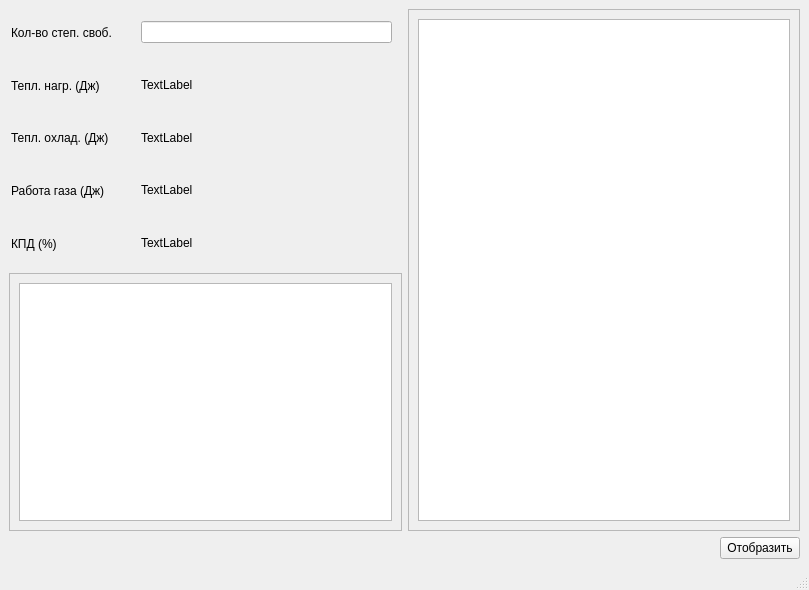
<?xml version="1.0" encoding="UTF-8"?>
<ui version="4.0">
 <class>MainWindow</class>
 <widget class="QMainWindow" name="MainWindow">
  <property name="geometry">
   <rect>
    <x>0</x>
    <y>0</y>
    <width>809</width>
    <height>590</height>
   </rect>
  </property>
  <property name="windowTitle">
   <string>MainWindow</string>
  </property>
  <widget class="QWidget" name="centralwidget">
   <layout class="QVBoxLayout" name="verticalLayout">
    <item>
     <layout class="QHBoxLayout" name="horizontalLayout">
      <item>
       <layout class="QVBoxLayout" name="verticalLayout_4">
        <item>
         <layout class="QVBoxLayout" name="verticalLayout_8">
          <item>
           <layout class="QHBoxLayout" name="horizontalLayout_5">
            <property name="spacing">
             <number>20</number>
            </property>
            <property name="leftMargin">
             <number>2</number>
            </property>
            <property name="rightMargin">
             <number>10</number>
            </property>
            <item>
             <widget class="QLabel" name="label_2">
              <property name="enabled">
               <bool>true</bool>
              </property>
              <property name="sizePolicy">
               <sizepolicy hsizetype="Fixed" vsizetype="Expanding">
                <horstretch>0</horstretch>
                <verstretch>0</verstretch>
               </sizepolicy>
              </property>
              <property name="minimumSize">
               <size>
                <width>110</width>
                <height>0</height>
               </size>
              </property>
              <property name="maximumSize">
               <size>
                <width>110</width>
                <height>16777215</height>
               </size>
              </property>
              <property name="text">
               <string>Кол-во степ. своб.</string>
              </property>
             </widget>
            </item>
            <item>
             <widget class="QLineEdit" name="FreedomCoef_LineEdit"/>
            </item>
           </layout>
          </item>
          <item>
           <layout class="QHBoxLayout" name="horizontalLayout_6">
            <property name="spacing">
             <number>20</number>
            </property>
            <property name="leftMargin">
             <number>2</number>
            </property>
            <property name="rightMargin">
             <number>10</number>
            </property>
            <item>
             <widget class="QLabel" name="label_3">
              <property name="sizePolicy">
               <sizepolicy hsizetype="Preferred" vsizetype="Expanding">
                <horstretch>0</horstretch>
                <verstretch>0</verstretch>
               </sizepolicy>
              </property>
              <property name="minimumSize">
               <size>
                <width>110</width>
                <height>0</height>
               </size>
              </property>
              <property name="maximumSize">
               <size>
                <width>110</width>
                <height>16777215</height>
               </size>
              </property>
              <property name="text">
               <string>Тепл. нагр. (Дж)</string>
              </property>
             </widget>
            </item>
            <item>
             <widget class="QLabel" name="HeaterHeat_Label">
              <property name="text">
               <string>TextLabel</string>
              </property>
              <property name="textInteractionFlags">
               <set>Qt::LinksAccessibleByMouse|Qt::TextSelectableByMouse</set>
              </property>
             </widget>
            </item>
           </layout>
          </item>
          <item>
           <layout class="QHBoxLayout" name="horizontalLayout_7">
            <property name="spacing">
             <number>20</number>
            </property>
            <property name="leftMargin">
             <number>2</number>
            </property>
            <property name="rightMargin">
             <number>10</number>
            </property>
            <item>
             <widget class="QLabel" name="label_4">
              <property name="sizePolicy">
               <sizepolicy hsizetype="Preferred" vsizetype="Expanding">
                <horstretch>0</horstretch>
                <verstretch>0</verstretch>
               </sizepolicy>
              </property>
              <property name="minimumSize">
               <size>
                <width>110</width>
                <height>0</height>
               </size>
              </property>
              <property name="maximumSize">
               <size>
                <width>110</width>
                <height>16777215</height>
               </size>
              </property>
              <property name="text">
               <string>Тепл. охлад. (Дж)</string>
              </property>
             </widget>
            </item>
            <item>
             <widget class="QLabel" name="CoolerHeat_Label">
              <property name="text">
               <string>TextLabel</string>
              </property>
              <property name="textInteractionFlags">
               <set>Qt::LinksAccessibleByMouse|Qt::TextSelectableByMouse</set>
              </property>
             </widget>
            </item>
           </layout>
          </item>
          <item>
           <layout class="QHBoxLayout" name="horizontalLayout_8">
            <property name="spacing">
             <number>20</number>
            </property>
            <property name="leftMargin">
             <number>2</number>
            </property>
            <property name="rightMargin">
             <number>10</number>
            </property>
            <item>
             <widget class="QLabel" name="label_5">
              <property name="sizePolicy">
               <sizepolicy hsizetype="Preferred" vsizetype="Expanding">
                <horstretch>0</horstretch>
                <verstretch>0</verstretch>
               </sizepolicy>
              </property>
              <property name="minimumSize">
               <size>
                <width>110</width>
                <height>0</height>
               </size>
              </property>
              <property name="maximumSize">
               <size>
                <width>110</width>
                <height>16777215</height>
               </size>
              </property>
              <property name="text">
               <string>Работа газа (Дж)</string>
              </property>
             </widget>
            </item>
            <item>
             <widget class="QLabel" name="GasWork_Label">
              <property name="text">
               <string>TextLabel</string>
              </property>
              <property name="textInteractionFlags">
               <set>Qt::LinksAccessibleByMouse|Qt::TextSelectableByMouse</set>
              </property>
             </widget>
            </item>
           </layout>
          </item>
          <item>
           <layout class="QHBoxLayout" name="horizontalLayout_12">
            <property name="spacing">
             <number>20</number>
            </property>
            <property name="leftMargin">
             <number>2</number>
            </property>
            <property name="topMargin">
             <number>0</number>
            </property>
            <property name="rightMargin">
             <number>10</number>
            </property>
            <item>
             <widget class="QLabel" name="label">
              <property name="sizePolicy">
               <sizepolicy hsizetype="Preferred" vsizetype="Expanding">
                <horstretch>0</horstretch>
                <verstretch>0</verstretch>
               </sizepolicy>
              </property>
              <property name="minimumSize">
               <size>
                <width>110</width>
                <height>0</height>
               </size>
              </property>
              <property name="maximumSize">
               <size>
                <width>110</width>
                <height>16777215</height>
               </size>
              </property>
              <property name="text">
               <string>КПД (%)</string>
              </property>
             </widget>
            </item>
            <item>
             <widget class="QLabel" name="Coef_Label">
              <property name="text">
               <string>TextLabel</string>
              </property>
              <property name="textInteractionFlags">
               <set>Qt::LinksAccessibleByMouse|Qt::TextSelectableByMouse</set>
              </property>
             </widget>
            </item>
           </layout>
          </item>
         </layout>
        </item>
        <item>
         <widget class="QScrollArea" name="scrollArea_2">
          <property name="widgetResizable">
           <bool>true</bool>
          </property>
          <widget class="QWidget" name="scrollAreaWidgetContents_2">
           <property name="geometry">
            <rect>
             <x>0</x>
             <y>0</y>
             <width>385</width>
             <height>232</height>
            </rect>
           </property>
           <layout class="QHBoxLayout" name="horizontalLayout_10">
            <item>
             <widget class="QPlainTextEdit" name="PointInput_plainTextEdit">
              <property name="textInteractionFlags">
               <set>Qt::LinksAccessibleByKeyboard|Qt::LinksAccessibleByMouse|Qt::TextBrowserInteraction|Qt::TextEditable|Qt::TextEditorInteraction|Qt::TextSelectableByKeyboard|Qt::TextSelectableByMouse</set>
              </property>
             </widget>
            </item>
           </layout>
          </widget>
         </widget>
        </item>
       </layout>
      </item>
      <item>
       <widget class="QScrollArea" name="scrollArea">
        <property name="widgetResizable">
         <bool>true</bool>
        </property>
        <widget class="QWidget" name="scrollAreaWidgetContents">
         <property name="geometry">
          <rect>
           <x>0</x>
           <y>0</y>
           <width>387</width>
           <height>476</height>
          </rect>
         </property>
         <layout class="QHBoxLayout" name="horizontalLayout_9">
          <item>
           <widget class="QPlainTextEdit" name="ProcessInfo_plainTextEdit">
            <property name="readOnly">
             <bool>true</bool>
            </property>
            <property name="textInteractionFlags">
             <set>Qt::LinksAccessibleByKeyboard|Qt::LinksAccessibleByMouse|Qt::TextBrowserInteraction|Qt::TextSelectableByKeyboard|Qt::TextSelectableByMouse</set>
            </property>
           </widget>
          </item>
         </layout>
        </widget>
       </widget>
      </item>
     </layout>
    </item>
    <item>
     <layout class="QHBoxLayout" name="horizontalLayout_2">
      <item>
       <spacer name="horizontalSpacer">
        <property name="orientation">
         <enum>Qt::Horizontal</enum>
        </property>
        <property name="sizeHint" stdset="0">
         <size>
          <width>0</width>
          <height>0</height>
         </size>
        </property>
       </spacer>
      </item>
      <item>
       <widget class="QPushButton" name="Graph_PushButton">
        <property name="text">
         <string>Отобразить</string>
        </property>
       </widget>
      </item>
     </layout>
    </item>
   </layout>
  </widget>
  <widget class="QMenuBar" name="menubar">
   <property name="geometry">
    <rect>
     <x>0</x>
     <y>0</y>
     <width>809</width>
     <height>26</height>
    </rect>
   </property>
  </widget>
  <widget class="QStatusBar" name="statusbar"/>
 </widget>
 <resources/>
 <connections/>
</ui>
